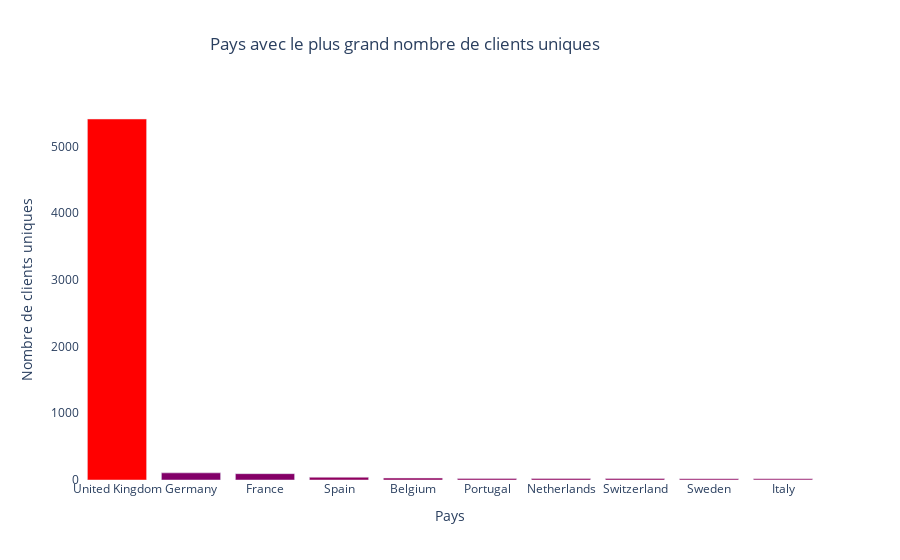

The code cell stored with this chart in its notebook:
### Code cell
fig = go.Figure(data=[
    go.Bar(name='Pays avec le plus grand nombre de clients uniques', 
           x=df_countries_customers_desc['Country'].astype(str), 
           y=df_countries_customers_desc['Customer Count'],
           marker_opacity=1,
           marker={'color': df_countries_customers_desc['Customer Count'],
                   'colorscale': 'Rainbow'})
    ])

fig.update_layout(title='Pays avec le plus grand nombre de clients uniques',
                  title_x=0.45,
                  xaxis_title="Pays",
                  yaxis_title="Nombre de clients uniques",
                  plot_bgcolor='white')
fig.show()

### Figure 1 — Plotly figure (JSON) as saved in the notebook; plotly's stock layout.template omitted (floating-point values rounded to 4 significant figures)
{"data": [{"marker": {"color": [5410, 107, 95, 41, 29, 24, 23, 22, 19, 17], "colorscale": [[0, "rgb(150,0,90)"], [0.125, "rgb(0,0,200)"], [0.25, "rgb(0,25,255)"], [0.375, "rgb(0,152,255)"], [0.5, "rgb(44,255,150)"], [0.625, "rgb(151,255,0)"], [0.75, "rgb(255,234,0)"], [0.875, "rgb(255,111,0)"], [1, "rgb(255,0,0)"]], "opacity": 1}, "name": "Pays avec le plus grand nombre de clients uniques", "type": "bar", "x": ["United Kingdom", "Germany", "France", "Spain", "Belgium", "Portugal", "Netherlands", "Switzerland", "Sweden", "Italy"], "y": [5410, 107, 95, 41, 29, 24, 23, 22, 19, 17]}], "layout": {"plot_bgcolor": "white", "title": {"text": "Pays avec le plus grand nombre de clients uniques", "x": 0.45}, "xaxis": {"title": {"text": "Pays"}}, "yaxis": {"title": {"text": "Nombre de clients uniques"}}}}
